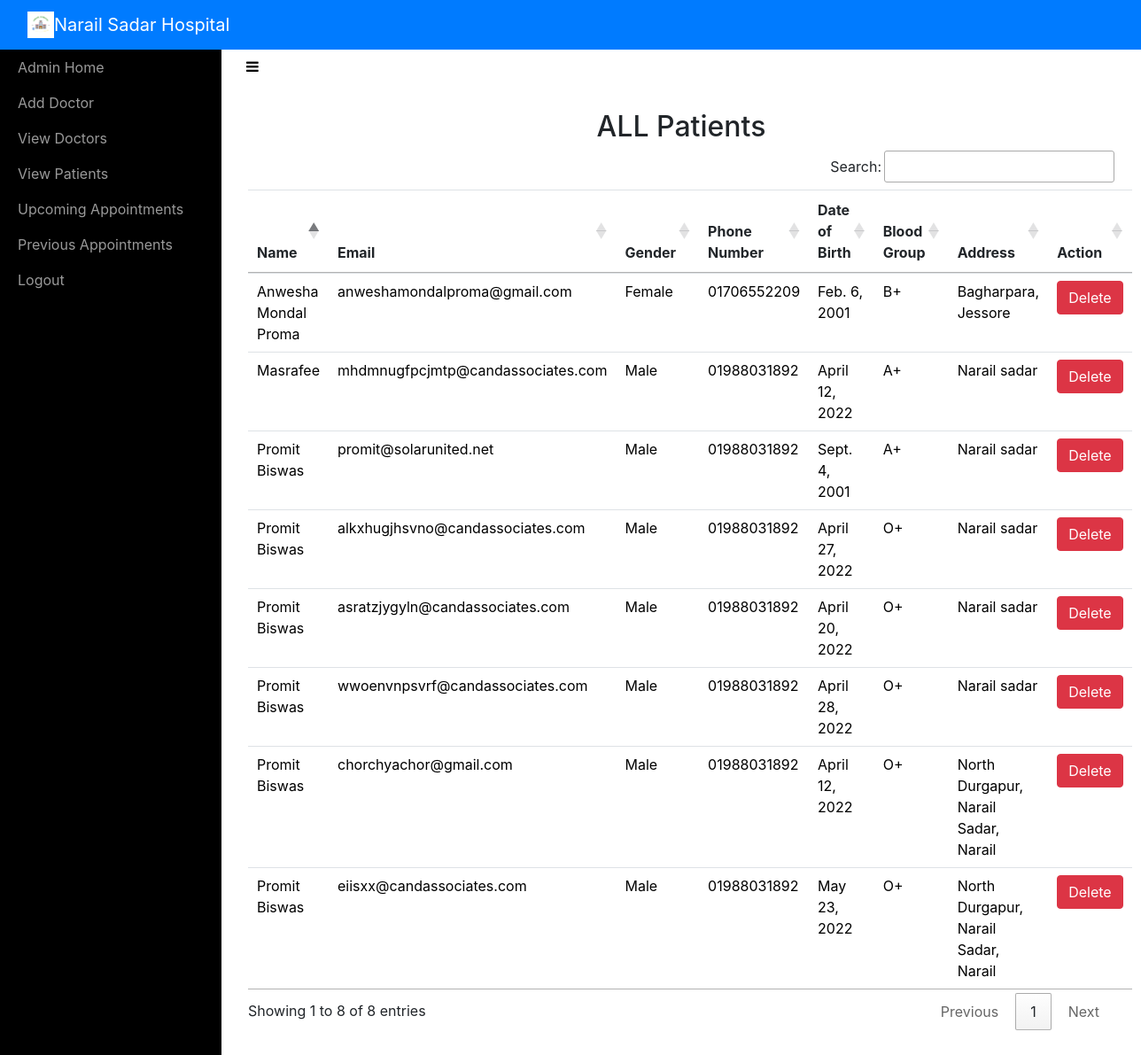
Page /adminviewPatient/ (signed in) on the earlier database version.
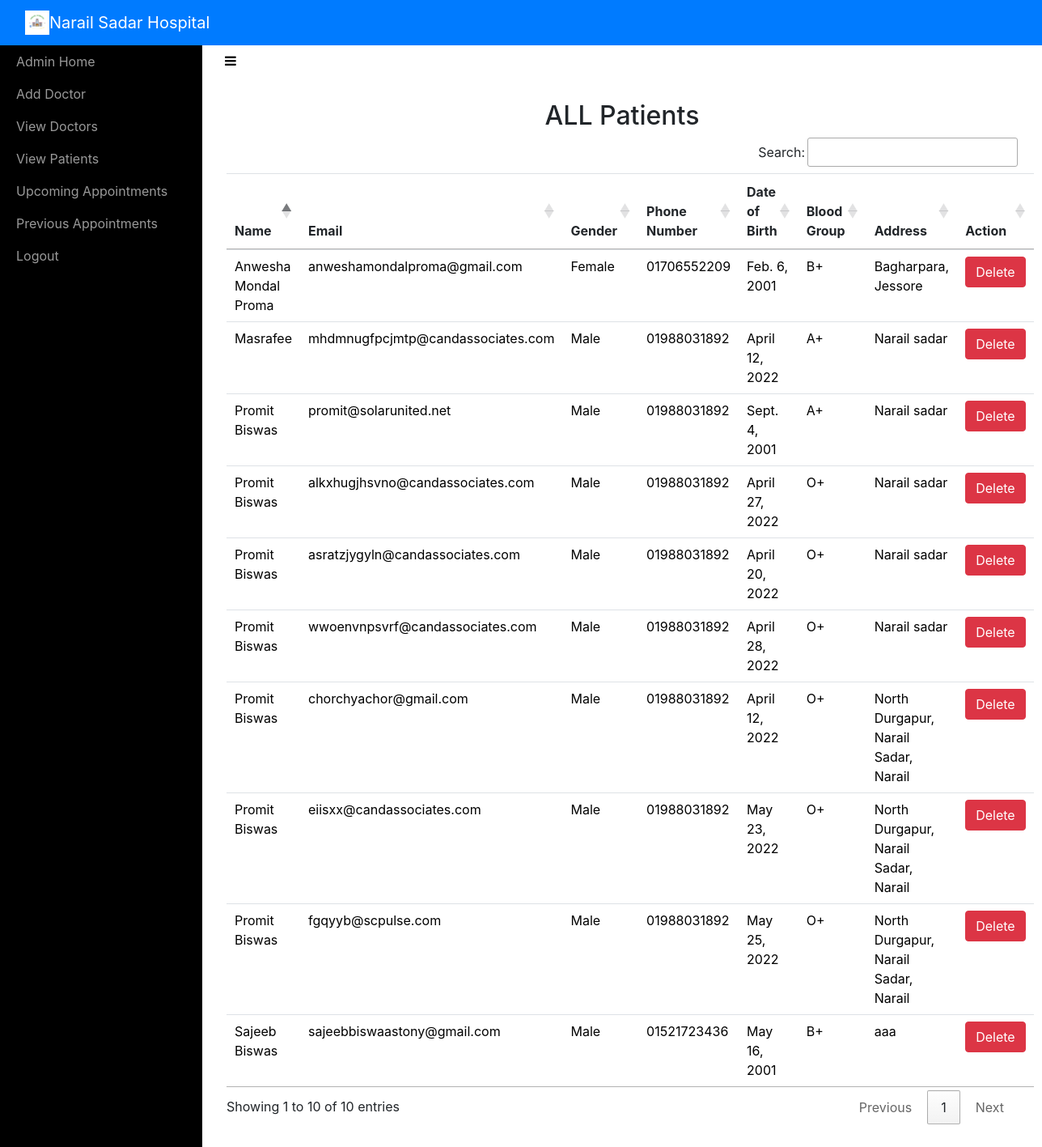
Same page on the later database version.
### sitehandler/models.py (models this page shows, shortened)
class Patients(models.Model):
	name = models.CharField(max_length=50)
	email = models.EmailField(unique=True)
	password = models.CharField(max_length=200)
	gender = models.CharField(max_length=10)
	phonenumber = models.CharField(max_length=11)
	address = models.CharField(max_length=100)
	birthdate = models.DateField()
	bloodgroup = models.CharField(max_length=5)
	auth_token=models.CharField(max_length=200)
	is_verified=models.BooleanField(default=False)

### sitehandler/views.py (the view)
# urls.py: path('adminviewPatient/',adminviewPatient,name='adminviewPatient'),
def adminviewPatient(request):
	if not request.user.is_staff:
		return redirect('login_admin')
	doc = Patients.objects.all()
	d = { 'doc' : doc }
	return render(request,'adminviewPatient.html',d)

### sitehandler/templates/adminviewPatient.html (shortened to what this page needs)
<!DOCTYPE html>
<html>
<head>
    {% include 'include.html' %}
    {% load static %}
    <link rel="stylesheet" type="text/css" href="https://cdn.datatables.net/1.10.21/css/jquery.dataTables.min.css">
    <link rel="stylesheet" type="text/css" href="https://cdn.datatables.net/buttons/1.6.2/css/buttons.dataTables.min.css">
</head>
<body>
    {% include 'adminnav.html' %}
    <div id="wrapper">
        {% include 'admin_include.html'%}
        <div class="page-content-wrapper">
            <div class="container-fluid"><a class="btn btn-link" role="button" id="menu-toggle" href="#menu-toggle"><i class="fa fa-bars" style="color: black;"></i></a>
                <h2 class="text-center">ALL Patients</h2>
                <section id="team" class="pb-5">
                    <div class="container">
                       <table class="table" id="example">
                            <thead>
                                <tr>
                                    <th>Name</th>
                                    <th>Email</th>
                                    <th>Gender</th>
                                    <th>Phone Number</th>
                                    <th>Date of Birth</th>
                                    <th>Blood Group</th>
                                    <th>Address</th>
                                    <th>Action</th>
                                </tr>
                            </thead>
                            <tbody>
                                {% for i in doc %}
                                <tr style="color: black;">
                                    <td>{{ i.name }}</td>
                                    <td>{{ i.email }}</td>
                                    <td>{{ i.gender }}</td>
                                    <td>{{ i.phonenumber }}</td>
                                    <td>{{ i.birthdate }}</td>
                                    <td>{{ i.bloodgroup }}</td>
                                    <td>{{ i.address }}</td>
                                    <td><a href="{% url 'admin_delete_patient' i.id i.email %}" onclick="return confirm('Are you sure you want to delete?')" class="btn btn-danger">Delete</a></td>
                                </tr>
                                {% endfor %}
                            </tbody>
                        </table>
                    </div>
                </section>
            </div>
        </div>
    </div>
</body>
</html>

Differences in the rows shown:
added Patients: name "Sajeeb Biswas", email "sajeebbiswaastony@gmail.com", gender "Male", phonenumber "01521723436", birthdate "May 16, 2001", bloodgroup "B+", address "aaa"
added Patients: name "Promit Biswas", email "fgqyyb@scpulse.com", gender "Male", phonenumber "01988031892", birthdate "May 25, 2022", bloodgroup "O+", address "North Durgapur, Narail Sadar, Narail"
Other differences:
text written by a page script: "Search: Showing 1 to 8 of 8 entries Previous 1 Next" → "Search: Showing 1 to 10 of 10 entries Previous 1 Next"
